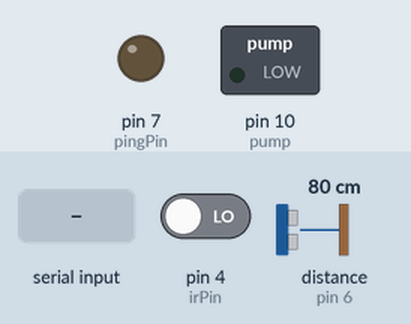
Simulated run of this sketch. Board: Arduino Uno, built with avr-gcc and run on an emulated ATmega328P. Shown: switched loads named in the sketch (green lamp = pin HIGH), output pins drawn as LEDs (lit = HIGH). The inputs (shaded band) are chosen by the test bench; at power-on: pin 4 (irPin) LOW, distance to the obstacle (sensor on pin 6) 80 cm. The echo pulse lasts 58.3 µs per cm; what the sketch prints to the serial monitor is not drawn.

Above: at 1.2 s.
1.3 s: "1" received over Serial
At 2.42 s:
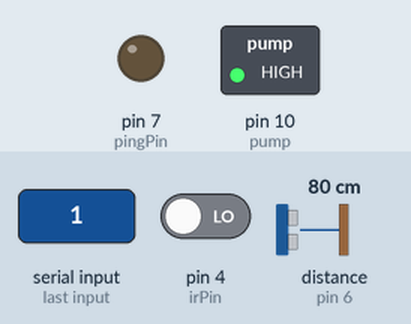
Timing chart, 0 to 4.3 s (numbered marks = the images above; inputs shaded):
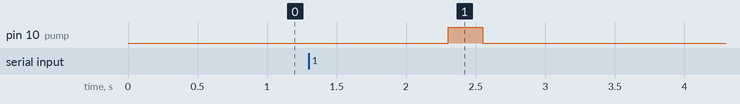

Measured:
- after the input at 1.3 s, pin 10 (pump): LOW → HIGH after 1.0 s, → LOW 0.25 s later

The sketch:

sanitizer_arduino.ino
```cpp
int irPin = 4;
char sign;
int flag;
int pump = 10;
const int pingPin = 7;
const int echoPin = 6;
void setup()
{
      Serial.begin(9600);
      pinMode(pump, OUTPUT);
      pinMode(irPin, INPUT);
      digitalWrite(irPin, LOW);
}

void loop()
{
      while(Serial.available())
      {
            sign = Serial.read();
            if(sign == '1')
            {
                  delay(1000);
                  flag = digitalRead(irPin);
                  if(flag == 0)
                  {
                    // Controlling Pump
                    digitalWrite(pump, HIGH);
                    digitalWrite(13,HIGH);
                    delay(250);
                    digitalWrite(pump, LOW);

                    // Reading Sanitizer Quantity
                    int qty = int(sanitizerQuantity());
                    if (qty >= 0 && qty <=10)
                      Serial.write("10");
                    else if (qty > 10 && qty <=20)
                      Serial.write("20");
                    else if (qty > 20 && qty <=30)
                      Serial.write("30");
                    else if (qty > 30 && qty <=40)
                      Serial.write("40");
                    else if (qty > 40 && qty <=50)
                      Serial.write("50");
                    else if (qty > 50 && qty <=60)
                      Serial.write("60");
                    else if (qty > 60 && qty <=70)
                      Serial.write("70");
                    else if (qty > 70 && qty <=80)
                      Serial.write("80");
                    else if (qty > 80 && qty <=90)
                      Serial.write("90");
                    else if (qty > 90 && qty <=100)
                      Serial.write("100");
                    else
                      Serial.write("not_done");

                  }
            }
            Serial.flush();  //New added

      }
}

float sanitizerQuantity()
{
  long duration, inches, cm;
  float per;
  pinMode(pingPin, OUTPUT);
  digitalWrite(pingPin, LOW);
  delayMicroseconds(2);
  digitalWrite(pingPin, HIGH);
  delayMicroseconds(10);
  digitalWrite(pingPin, LOW);
  pinMode(echoPin, INPUT);
  duration = pulseIn(echoPin, HIGH);
  cm = microsecondsToCentimeters(duration);
  per = int(cm) * int(100);
  per = per / int(11);
  per = 100 - per;
  return per;
}

long microsecondsToCentimeters(long microseconds) {
   return microseconds / 29 / 2;
}
```
